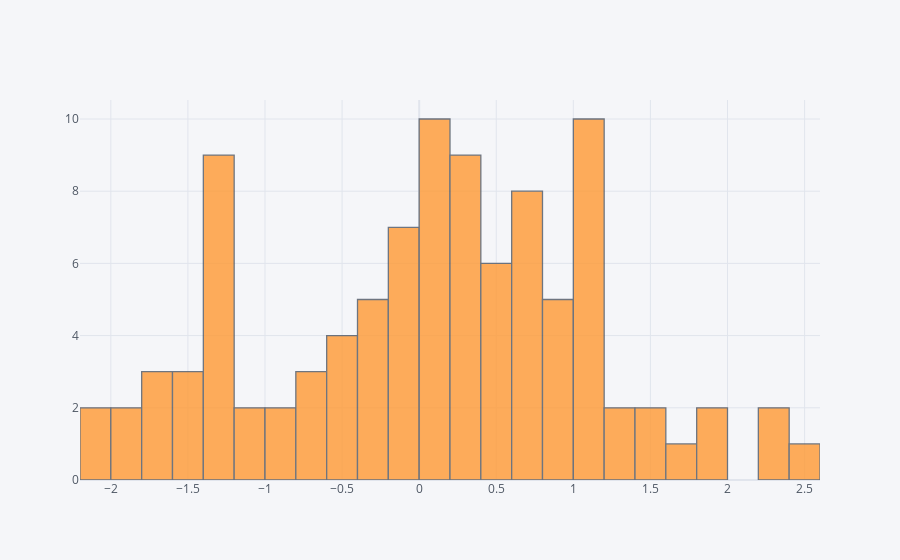

Notebook source saved alongside this figure:
### Markdown cell above
## histogram

### Code cell
df['A'].iplot(kind='hist',bins=25)

### Figure 1 — Plotly figure (JSON) as saved in the notebook; plotly's stock layout.template omitted (floating-point values rounded to 4 significant figures)
{"data": [{"histfunc": "count", "histnorm": "", "marker": {"color": "rgba(255, 153, 51, 1.0)", "line": {"color": "#4D5663", "width": 1.3}}, "name": "A", "nbinsx": 25, "opacity": 0.8, "orientation": "v", "type": "histogram", "x": [1.031, -1.276, -2.007, 1.182, 0.3561, 0.2784, 1.175, -1.812, 0.156, -0.5033, -0.5699, -0.07634, -2.004, -1.413, 1.513, -0.09818, 0.5931, 1.035, 0.8737, 0.1298, -0.4068, 0.05438, -1.378, -0.3298, 2.338, -0.9934, 0.7831, 0.6072, -1.527, 0.5439, 1.143, 0.02364, 0.3632, 1.419, 0.003231, 0.7376, -1.314, 0.2591, 1.873, -0.02267, -0.7118, -1.382, 0.5474, -0.1408, 1.296, 0.1659, -0.1362, -0.2842, -0.02657, -0.04436, 0.7604, 0.9106, 0.5547, -1.692, 1.801, 1.096, 0.5278, -0.258, -0.2801, -1.3, 0.3342, 0.251, 0.009406, 0.06196, 0.6522, 0.1867, -1.37, 1.224, 0.8358, -1.942, 1.021, -1.301, 0.9542, -0.4272, -1.022, -0.2818, -1.257, 0.04751, 0.4918, -0.7114, 1.754, 0.3691, 0.7311, 0.6177, 2.572, 0.387, 0.9717, -0.7594, -1.365, 1.026, -1.42, -1.716, 2.399, -1.128, -1.635, 0.3649, -0.9049, 0.7339, 1.194, 1.017]}], "layout": {"barmode": "overlay", "legend": {"bgcolor": "#F5F6F9", "font": {"color": "#4D5663"}}, "paper_bgcolor": "#F5F6F9", "plot_bgcolor": "#F5F6F9", "title": {"font": {"color": "#4D5663"}}, "xaxis": {"gridcolor": "#E1E5ED", "showgrid": true, "tickfont": {"color": "#4D5663"}, "title": {"font": {"color": "#4D5663"}, "text": ""}, "zerolinecolor": "#E1E5ED"}, "yaxis": {"gridcolor": "#E1E5ED", "showgrid": true, "tickfont": {"color": "#4D5663"}, "title": {"font": {"color": "#4D5663"}, "text": ""}, "zerolinecolor": "#E1E5ED"}}}
